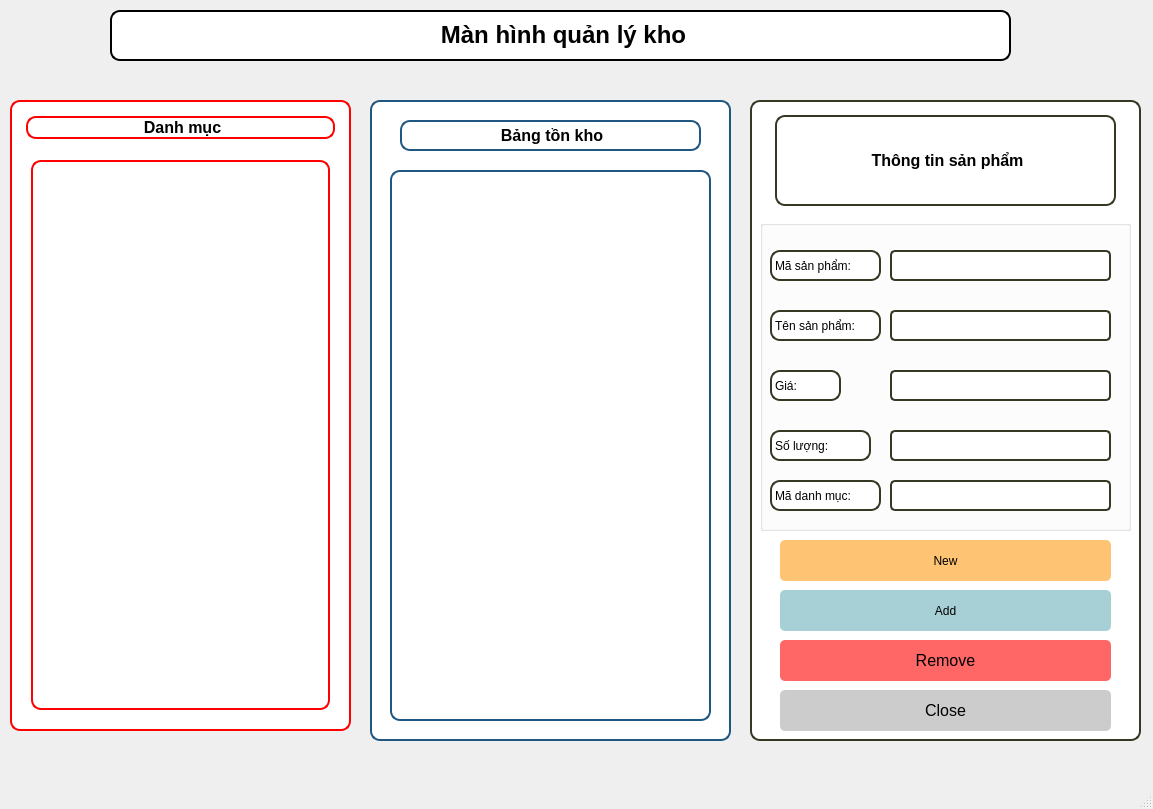
<?xml version="1.0" encoding="UTF-8"?>
<ui version="4.0">
 <class>MainWindow</class>
 <widget class="QMainWindow" name="MainWindow">
  <property name="geometry">
   <rect>
    <x>0</x>
    <y>0</y>
    <width>1153</width>
    <height>809</height>
   </rect>
  </property>
  <property name="windowTitle">
   <string>Inventory_MainWindow</string>
  </property>
  <property name="styleSheet">
   <string notr="true">
          QFrame {
              background-color: rgba(255, 255, 255, 0.8);
              border: 2px solid #99FFDD;
              border-radius: 10px;
              margin: 10px;
          }
         </string>
  </property>
  <widget class="QWidget" name="centralwidget">
   <widget class="QLabel" name="label">
    <property name="geometry">
     <rect>
      <x>100</x>
      <y>0</y>
      <width>921</width>
      <height>71</height>
     </rect>
    </property>
    <property name="styleSheet">
     <string notr="true">QLabel {
    font-size: 24px;
    font-weight: bold;
    color:rgb(0,0,0);
    margin: 10px;
    
	background-color: rgb(255, 255, 255);
    border-radius: 10px;
    padding: 5px 10px;
    border: 2px solid #000000; /* Viền đen */
}
</string>
    </property>
    <property name="text">
     <string>&lt;html&gt;&lt;head/&gt;&lt;body&gt;&lt;p align=&quot;center&quot;&gt;&lt;span style=&quot; font-size:18pt;&quot;&gt;Màn hình  quản lý kho&lt;/span&gt;&lt;/p&gt;&lt;/body&gt;&lt;/html&gt;</string>
    </property>
   </widget>
   <widget class="QFrame" name="frame">
    <property name="geometry">
     <rect>
      <x>0</x>
      <y>90</y>
      <width>361</width>
      <height>651</height>
     </rect>
    </property>
    <property name="styleSheet">
     <string notr="true">QFrame {
    
	background-color: rgb(255, 255, 255);
    border: 2px solid #FF0000; /* Màu đỏ */
    border-radius: 10px;
    margin: 10px;
}
</string>
    </property>
    <property name="frameShape">
     <enum>QFrame::StyledPanel</enum>
    </property>
    <property name="frameShadow">
     <enum>QFrame::Raised</enum>
    </property>
    <layout class="QVBoxLayout" name="verticalLayout">
     <item>
      <widget class="QLabel" name="label_2">
       <property name="styleSheet">
        <string notr="true">
             QLabel {
                 font-size: 16px;
                 font-weight: bold;
                 margin: 5px;
	
	color: rgb(0, 0, 0);
             }
            </string>
       </property>
       <property name="text">
        <string>&lt;html&gt;&lt;head/&gt;&lt;body&gt;&lt;p align=&quot;center&quot;&gt;&lt;span style=&quot; font-size:12pt;&quot;&gt;Danh mục&lt;/span&gt;&lt;/p&gt;&lt;/body&gt;&lt;/html&gt;</string>
       </property>
      </widget>
     </item>
     <item>
      <widget class="QListWidget" name="listWidgetCategory">
       <property name="font">
        <font>
         <pointsize>10</pointsize>
        </font>
       </property>
       <property name="styleSheet">
        <string notr="true">color:rgb(0,0,0);
alternate-background-color: rgb(255, 255, 255);
</string>
       </property>
      </widget>
     </item>
    </layout>
   </widget>
   <widget class="QFrame" name="frame_2">
    <property name="geometry">
     <rect>
      <x>360</x>
      <y>90</y>
      <width>381</width>
      <height>661</height>
     </rect>
    </property>
    <property name="styleSheet">
     <string notr="true">QFrame {
	
	background-color: rgb(255, 255, 255);
    border: 2px solid #205781; /* Màu đỏ */
    border-radius: 10px;
    margin: 10px;
}
</string>
    </property>
    <property name="frameShape">
     <enum>QFrame::StyledPanel</enum>
    </property>
    <property name="frameShadow">
     <enum>QFrame::Raised</enum>
    </property>
    <widget class="QLabel" name="label_3">
     <property name="geometry">
      <rect>
       <x>30</x>
       <y>20</y>
       <width>321</width>
       <height>51</height>
      </rect>
     </property>
     <property name="styleSheet">
      <string notr="true">color: rgb(0,0,0);</string>
     </property>
     <property name="text">
      <string>&lt;html&gt;&lt;head/&gt;&lt;body&gt;&lt;p align=&quot;center&quot;&gt;&lt;span style=&quot; font-size:12pt; font-weight:600;&quot;&gt;Bảng tồn kho&lt;/span&gt;&lt;/p&gt;&lt;/body&gt;&lt;/html&gt;</string>
     </property>
    </widget>
    <widget class="QTableWidget" name="tableWidgetProduct">
     <property name="geometry">
      <rect>
       <x>20</x>
       <y>70</y>
       <width>341</width>
       <height>571</height>
      </rect>
     </property>
     <property name="font">
      <font>
       <pointsize>10</pointsize>
      </font>
     </property>
     <property name="styleSheet">
      <string notr="true">color:rgb(0,0,0)</string>
     </property>
    </widget>
   </widget>
   <widget class="QFrame" name="frame_3">
    <property name="geometry">
     <rect>
      <x>740</x>
      <y>90</y>
      <width>411</width>
      <height>661</height>
     </rect>
    </property>
    <property name="styleSheet">
     <string notr="true">QFrame {
   
	background-color: rgb(255, 255, 255);
    border: 2px solid #353924; /* Màu đỏ */
    border-radius: 10px;
    margin: 10px;
}
</string>
    </property>
    <property name="frameShape">
     <enum>QFrame::StyledPanel</enum>
    </property>
    <property name="frameShadow">
     <enum>QFrame::Raised</enum>
    </property>
    <widget class="QLabel" name="label_4">
     <property name="geometry">
      <rect>
       <x>30</x>
       <y>20</y>
       <width>351</width>
       <height>101</height>
      </rect>
     </property>
     <property name="font">
      <font>
       <pointsize>-1</pointsize>
       <weight>75</weight>
       <bold>true</bold>
      </font>
     </property>
     <property name="styleSheet">
      <string notr="true">
             QLabel {
                 font-size: 16px;
                 font-weight: bold;
                 margin: 5px;
color:rgb(0,0,0)
             }
            </string>
     </property>
     <property name="text">
      <string>&lt;html&gt;&lt;head/&gt;&lt;body&gt;&lt;p align=&quot;center&quot;&gt;&lt;span style=&quot; font-size:12pt;&quot;&gt;Thông tin sản phẩm&lt;/span&gt;&lt;/p&gt;&lt;/body&gt;&lt;/html&gt;</string>
     </property>
    </widget>
    <widget class="QGroupBox" name="groupBox">
     <property name="geometry">
      <rect>
       <x>20</x>
       <y>130</y>
       <width>371</width>
       <height>311</height>
      </rect>
     </property>
     <property name="title">
      <string/>
     </property>
     <widget class="QLabel" name="label_5">
      <property name="geometry">
       <rect>
        <x>0</x>
        <y>20</y>
        <width>131</width>
        <height>51</height>
       </rect>
      </property>
      <property name="font">
       <font>
        <pointsize>9</pointsize>
       </font>
      </property>
      <property name="styleSheet">
       <string notr="true">color:rgb(0,0,0)</string>
      </property>
      <property name="text">
       <string>Mã sản phẩm:</string>
      </property>
     </widget>
     <widget class="QLineEdit" name="lineEditProID">
      <property name="geometry">
       <rect>
        <x>130</x>
        <y>30</y>
        <width>221</width>
        <height>31</height>
       </rect>
      </property>
      <property name="font">
       <font>
        <pointsize>9</pointsize>
       </font>
      </property>
      <property name="styleSheet">
       <string notr="true">QLineEdit {
    border: 2px solid #353924; /* #FFD700 là mã màu vàng (Gold) */
    border-radius: 5px;
    background-color: #FFFFFF; /* nền trắng */;
color:rgb(0,0,0)
}</string>
      </property>
     </widget>
     <widget class="QLabel" name="label_6">
      <property name="geometry">
       <rect>
        <x>0</x>
        <y>80</y>
        <width>131</width>
        <height>51</height>
       </rect>
      </property>
      <property name="font">
       <font>
        <pointsize>9</pointsize>
       </font>
      </property>
      <property name="styleSheet">
       <string notr="true">color:rgb(0,0,0)</string>
      </property>
      <property name="text">
       <string>Tên sản phẩm:</string>
      </property>
     </widget>
     <widget class="QLabel" name="label_7">
      <property name="geometry">
       <rect>
        <x>0</x>
        <y>140</y>
        <width>91</width>
        <height>51</height>
       </rect>
      </property>
      <property name="font">
       <font>
        <pointsize>9</pointsize>
       </font>
      </property>
      <property name="styleSheet">
       <string notr="true">color:rgb(0,0,0)</string>
      </property>
      <property name="text">
       <string>Giá:</string>
      </property>
     </widget>
     <widget class="QLabel" name="label_8">
      <property name="geometry">
       <rect>
        <x>0</x>
        <y>200</y>
        <width>121</width>
        <height>51</height>
       </rect>
      </property>
      <property name="font">
       <font>
        <pointsize>9</pointsize>
       </font>
      </property>
      <property name="styleSheet">
       <string notr="true">color:rgb(0,0,0)</string>
      </property>
      <property name="text">
       <string>Số lượng:</string>
      </property>
     </widget>
     <widget class="QLabel" name="label_9">
      <property name="geometry">
       <rect>
        <x>0</x>
        <y>250</y>
        <width>131</width>
        <height>51</height>
       </rect>
      </property>
      <property name="font">
       <font>
        <pointsize>9</pointsize>
       </font>
      </property>
      <property name="styleSheet">
       <string notr="true">color:rgb(0,0,0)</string>
      </property>
      <property name="text">
       <string>Mã danh mục:</string>
      </property>
     </widget>
     <widget class="QLineEdit" name="lineEditProName">
      <property name="geometry">
       <rect>
        <x>130</x>
        <y>90</y>
        <width>221</width>
        <height>31</height>
       </rect>
      </property>
      <property name="font">
       <font>
        <pointsize>9</pointsize>
       </font>
      </property>
      <property name="styleSheet">
       <string notr="true">QLineEdit {
    border: 2px solid #353924; /* #FFD700 là mã màu vàng (Gold) */
    border-radius: 5px;
    background-color: #FFFFFF; /* nền trắng */;
color:rgb(0,0,0)
}</string>
      </property>
     </widget>
     <widget class="QLineEdit" name="lineEditPrice">
      <property name="geometry">
       <rect>
        <x>130</x>
        <y>150</y>
        <width>221</width>
        <height>31</height>
       </rect>
      </property>
      <property name="font">
       <font>
        <pointsize>9</pointsize>
       </font>
      </property>
      <property name="styleSheet">
       <string notr="true">QLineEdit {
    border: 2px solid #353924; /* #FFD700 là mã màu vàng (Gold) */
    border-radius: 5px;
    background-color: #FFFFFF; /* nền trắng */;
color:rgb(0,0,0)
}</string>
      </property>
     </widget>
     <widget class="QLineEdit" name="lineEditQuantity">
      <property name="geometry">
       <rect>
        <x>130</x>
        <y>210</y>
        <width>221</width>
        <height>31</height>
       </rect>
      </property>
      <property name="font">
       <font>
        <pointsize>9</pointsize>
       </font>
      </property>
      <property name="styleSheet">
       <string notr="true">QLineEdit {
    border: 2px solid #353924; /* #FFD700 là mã màu vàng (Gold) */
    border-radius: 5px;
    background-color: #FFFFFF; /* nền trắng */;
color:rgb(0,0,0)
}</string>
      </property>
     </widget>
     <widget class="QLineEdit" name="lineEditCateID">
      <property name="geometry">
       <rect>
        <x>130</x>
        <y>260</y>
        <width>221</width>
        <height>31</height>
       </rect>
      </property>
      <property name="font">
       <font>
        <pointsize>9</pointsize>
       </font>
      </property>
      <property name="styleSheet">
       <string notr="true">QLineEdit {
    border: 2px solid #353924; /* #FFD700 là mã màu vàng (Gold) */
    border-radius: 5px;
    background-color: #FFFFFF; /* nền trắng */;
color:rgb(0,0,0)
}</string>
      </property>
     </widget>
    </widget>
    <widget class="QPushButton" name="pushButtonNew">
     <property name="geometry">
      <rect>
       <x>40</x>
       <y>450</y>
       <width>331</width>
       <height>41</height>
      </rect>
     </property>
     <property name="styleSheet">
      <string notr="true">QPushButton {
	font: 12pt &quot;MS Shell Dlg 2&quot;;
	color: rgb(255, 255, 255);
                 background-color: #FFC374;
                 color:rgb(0,0,0);
                 border-radius: 5px;
                 padding: 8px;
             }
             QPushButton:hover {
                 background-color: #FFC374;
             }
             QPushButton:pressed {
                 background-color: #497D74;
             }</string>
     </property>
     <property name="text">
      <string>New</string>
     </property>
    </widget>
    <widget class="QPushButton" name="pushButtonAddProduct">
     <property name="geometry">
      <rect>
       <x>40</x>
       <y>500</y>
       <width>331</width>
       <height>41</height>
      </rect>
     </property>
     <property name="styleSheet">
      <string notr="true">QPushButton {
	font: 12pt &quot;MS Shell Dlg 2&quot;;
	color: rgb(255, 255, 255);
                 background-color: #A7D0D6;
                 color:rgb(0,0,0);
                 border-radius: 5px;
                 padding: 8px;
             }
             QPushButton:hover {
                 background-color: #A7D0D6;
             }
             QPushButton:pressed {
                 background-color: #A7D0D6;
             }</string>
     </property>
     <property name="text">
      <string>Add</string>
     </property>
    </widget>
    <widget class="QPushButton" name="pushButtonRemoveProduct">
     <property name="geometry">
      <rect>
       <x>40</x>
       <y>550</y>
       <width>331</width>
       <height>41</height>
      </rect>
     </property>
     <property name="font">
      <font>
       <pointsize>12</pointsize>
      </font>
     </property>
     <property name="styleSheet">
      <string notr="true">
             QPushButton {
                 background-color: #FF6666;
                 color: black;
                 border-radius: 5px;
                 padding: 8px;
             }
             QPushButton:hover {
                 background-color: #FF3333;
             }
             QPushButton:pressed {
                 background-color: #CC0000;
             }
            </string>
     </property>
     <property name="text">
      <string>Remove</string>
     </property>
    </widget>
    <widget class="QPushButton" name="pushButtonCloseInventory">
     <property name="geometry">
      <rect>
       <x>40</x>
       <y>600</y>
       <width>331</width>
       <height>41</height>
      </rect>
     </property>
     <property name="font">
      <font>
       <pointsize>12</pointsize>
      </font>
     </property>
     <property name="styleSheet">
      <string notr="true">
             QPushButton {
                 background-color: #CCCCCC;
                 
	color: rgb(0, 0, 0);
                 border-radius: 5px;
                 padding: 8px;
             }
             QPushButton:hover {
                 background-color: #AAAAAA;
             }
             QPushButton:pressed {
                 background-color: #888888;
             }
            </string>
     </property>
     <property name="text">
      <string>Close</string>
     </property>
    </widget>
   </widget>
  </widget>
  <widget class="QMenuBar" name="menubar">
   <property name="geometry">
    <rect>
     <x>0</x>
     <y>0</y>
     <width>1153</width>
     <height>26</height>
    </rect>
   </property>
  </widget>
  <widget class="QStatusBar" name="statusbar"/>
 </widget>
 <resources/>
 <connections/>
</ui>
